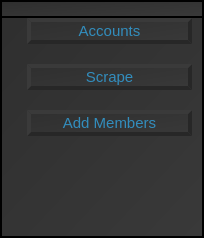
     <widget class="QFrame" name="sidebar">
      <property name="styleSheet">
       <string notr="true">background-color: qlineargradient(spread:pad, x1:0.039801, y1:0.023, x2:1, y2:1, stop:0 rgba(47, 47, 47, 255), stop:1 rgba(57, 57, 57, 255));
color: rgb(50, 141, 189, 255);</string>
      </property>
      <property name="frameShape">
       <enum>QFrame::StyledPanel</enum>
      </property>
      <property name="frameShadow">
       <enum>QFrame::Raised</enum>
      </property>
      <layout class="QVBoxLayout" name="verticalLayout">
       <property name="spacing">
        <number>0</number>
       </property>
       <property name="leftMargin">
        <number>0</number>
       </property>
       <property name="topMargin">
        <number>0</number>
       </property>
       <property name="rightMargin">
        <number>0</number>
       </property>
       <property name="bottomMargin">
        <number>0</number>
       </property>
       <item>
        <widget class="QFrame" name="logo">
         <property name="minimumSize">
          <size>
           <width>200</width>
           <height>0</height>
          </size>
         </property>
         <property name="maximumSize">
          <size>
           <width>300</width>
           <height>200</height>
          </size>
         </property>
         <property name="frameShape">
          <enum>QFrame::StyledPanel</enum>
         </property>
         <property name="frameShadow">
          <enum>QFrame::Raised</enum>
         </property>
         <layout class="QVBoxLayout" name="verticalLayout_2">
          <property name="spacing">
           <number>0</number>
          </property>
          <property name="sizeConstraint">
           <enum>QLayout::SetDefaultConstraint</enum>
          </property>
          <property name="leftMargin">
           <number>0</number>
          </property>
          <property name="topMargin">
           <number>0</number>
          </property>
          <property name="rightMargin">
           <number>0</number>
          </property>
          <property name="bottomMargin">
           <number>0</number>
          </property>
          <item>
           <widget class="QLabel" name="logo_label">
            <property name="minimumSize">
             <size>
              <width>200</width>
              <height>0</height>
             </size>
            </property>
            <property name="maximumSize">
             <size>
              <width>16666</width>
              <height>16666</height>
             </size>
            </property>
            <property name="text">
             <string/>
            </property>
            <property name="pixmap">
             <pixmap resource="resources.qrc">:/images/logo2.png</pixmap>
            </property>
            <property name="scaledContents">
             <bool>true</bool>
            </property>
            <property name="alignment">
             <set>Qt::AlignLeading|Qt::AlignLeft|Qt::AlignVCenter</set>
            </property>
            <property name="indent">
             <number>0</number>
            </property>
           </widget>
          </item>
         </layout>
        </widget>
       </item>
       <item>
        <widget class="QFrame" name="menu">
         <property name="frameShape">
          <enum>QFrame::StyledPanel</enum>
         </property>
         <property name="frameShadow">
          <enum>QFrame::Raised</enum>
         </property>
         <layout class="QVBoxLayout" name="verticalLayout_3">
          <property name="spacing">
           <number>20</number>
          </property>
          <property name="leftMargin">
           <number>25</number>
          </property>
          <property name="topMargin">
           <number>0</number>
          </property>
          <property name="rightMargin">
           <number>10</number>
          </property>
          <property name="bottomMargin">
           <number>100</number>
          </property>
          <item>
           <widget class="QPushButton" name="accounts_button">
            <property name="maximumSize">
             <size>
              <width>250</width>
              <height>50</height>
             </size>
            </property>
            <property name="font">
             <font>
              <pointsize>11</pointsize>
             </font>
            </property>
            <property name="styleSheet">
             <string notr="true">border-radius:20px;
border-color:rgb(39,39,39,255);
border-style:outset;
border-width:4px;</string>
            </property>
            <property name="text">
             <string>Accounts</string>
            </property>
            <property name="iconSize">
             <size>
              <width>100</width>
              <height>100</height>
             </size>
            </property>
            <property name="autoRepeatDelay">
             <number>300</number>
            </property>
           </widget>
          </item>
          <item>
           <widget class="QPushButton" name="scrape_button">
            <property name="maximumSize">
             <size>
              <width>250</width>
              <height>50</height>
             </size>
            </property>
            <property name="font">
             <font>
              <pointsize>11</pointsize>
             </font>
            </property>
            <property name="styleSheet">
             <string notr="true">border-radius:20px;
border-color:rgb(39,39,39,255);
border-style:outset;
border-width:4px;</string>
            </property>
            <property name="text">
             <string>Scrape</string>
            </property>
           </widget>
          </item>
          <item>
           <widget class="QPushButton" name="add_members_button">
            <property name="maximumSize">
             <size>
              <width>250</width>
              <height>50</height>
             </size>
            </property>
            <property name="font">
             <font>
              <pointsize>11</pointsize>
             </font>
            </property>
            <property name="styleSheet">
             <string notr="true">border-radius:20px;
border-color:rgb(39,39,39,255);
border-style:outset;
border-width:4px;</string>
            </property>
            <property name="text">
             <string>Add Members</string>
            </property>
           </widget>
          </item>
         </layout>
        </widget>
       </item>
      </layout>
     </widget>
